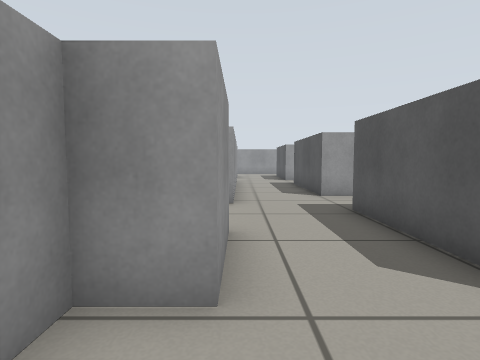
View 1 (above)

21 first-person views from a walk through a robot-simulator world made for Gazebo. The camera is 0.57 m above the floor, tilts 4° down and sees 80° across. The floor is counted in squares, 0.5 m on a side. Each view is taken from the middle of a square. On the plan, view 1 faces up. The plan holds only what a view shows up to about 12 squares ahead; the rest is blank.

View 2
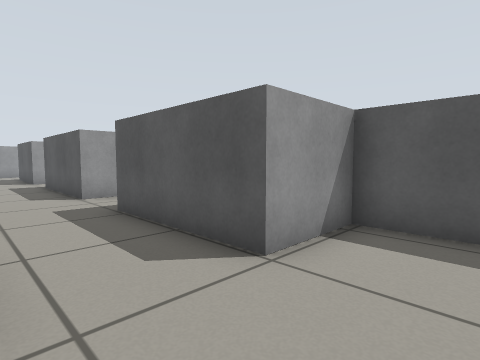

View 3
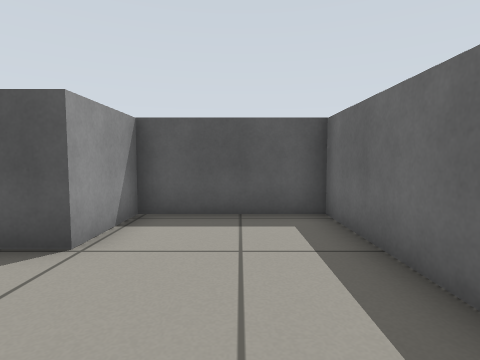

View 4
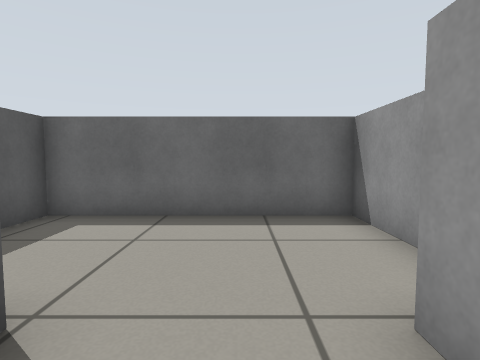

View 5
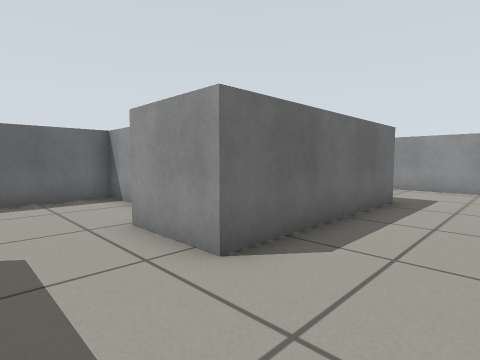

View 6
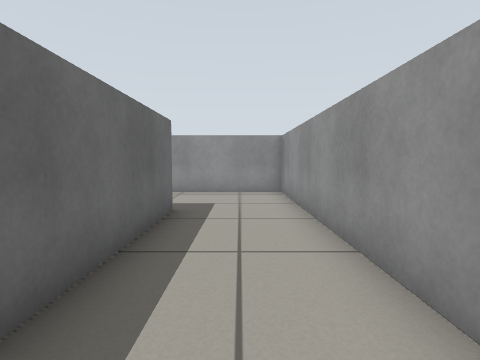

View 7
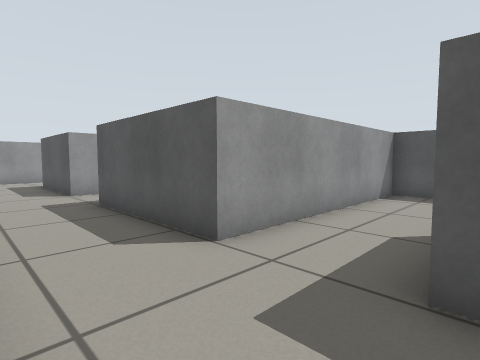

View 8
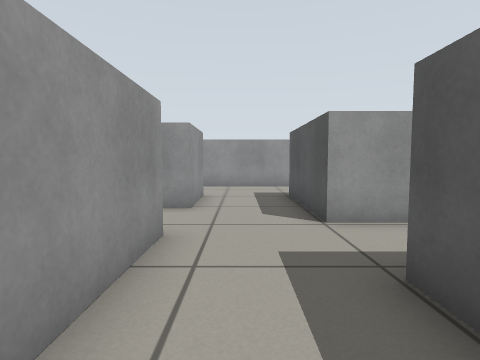

View 9
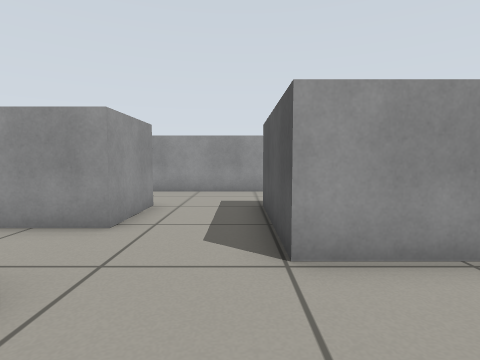

View 10
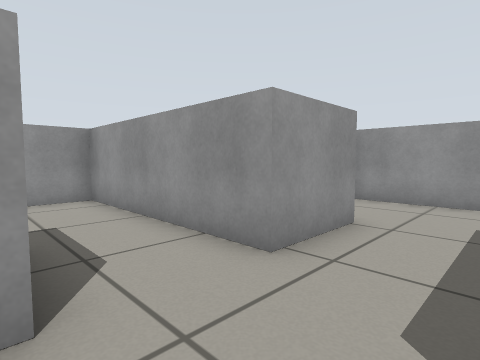

View 11
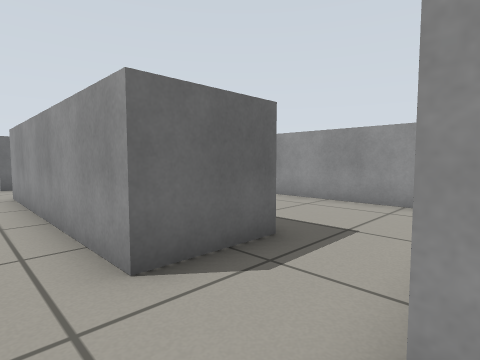

View 12
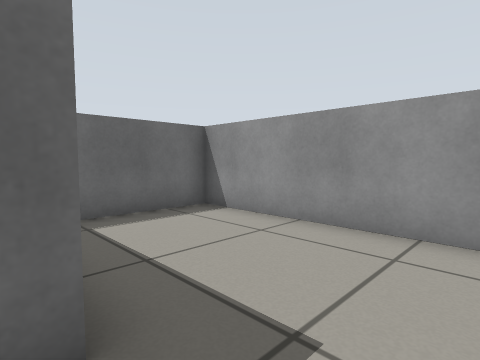

View 13
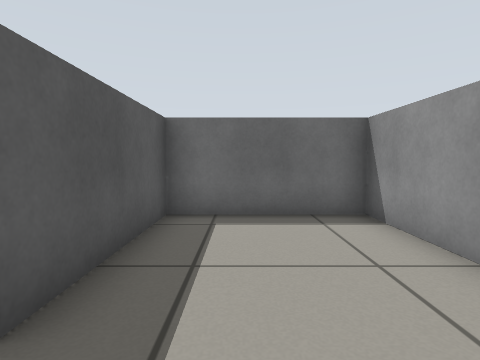

View 14
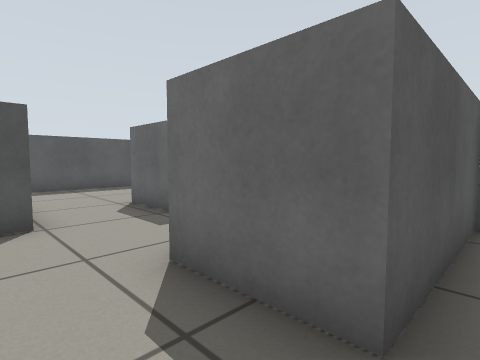

View 15
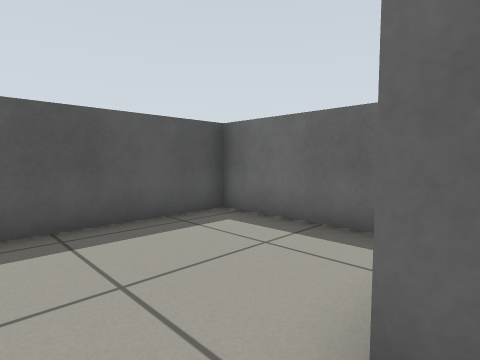

View 16
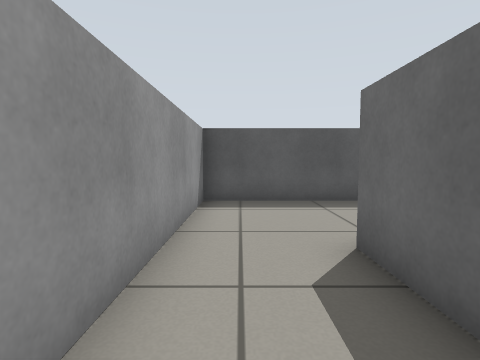

View 17
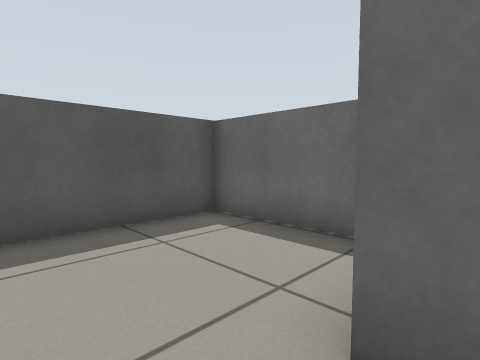

View 18
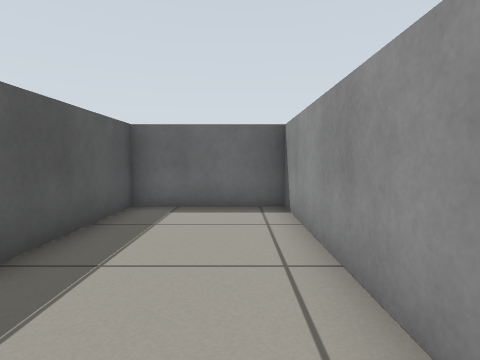

View 19
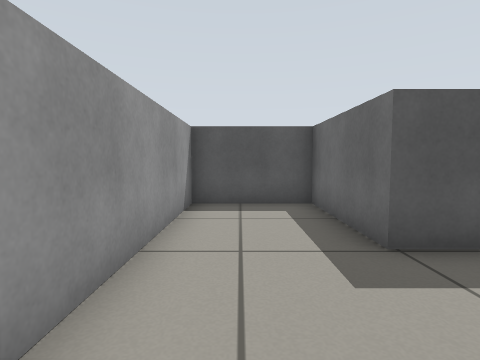

View 20
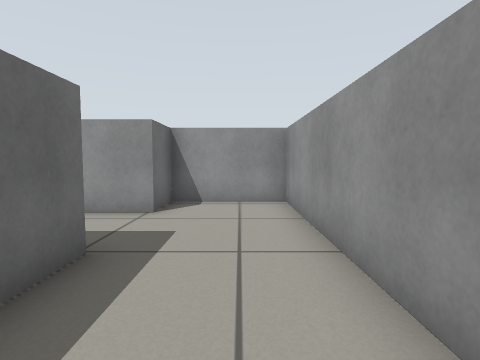

View 21
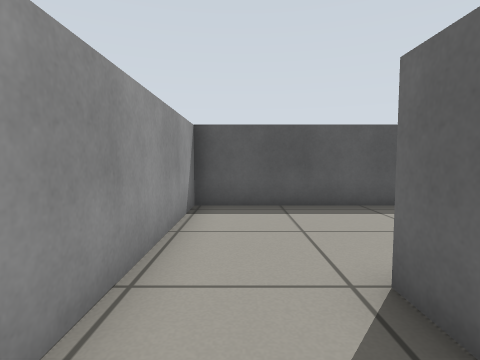

### Floor plan
Points are (right, up) in squares from view 1. A wall is a line through its corners. A room is listed if a view was taken in it or the views show most of it. See-through windows are left out.
Room 1 (views 1, 2, 3)
walls: (-1.3, 0.4) (-1.3, -1.8) (4.9, -1.8) (4.9, 2.1) (2.6, 2.1)
ways out: opening at (0.5, 1.5) to room 2
Room 2 (views 4, 6, 7, 18)
walls: (-6.4, 4.5) (-0.2, 4.5) (-0.2, 2.1) (-1.3, 2.1) (-1.3, 0.4); (-0.2, 7.5) (-10.1, 7.5) (-10.1, 0) (-6.4, 0) (-6.4, 4); (2.6, 2.1) (2.6, 6.5)
ways out: opening at (0.5, 1.5) to room 1; opening at (1.5, 7) to room 3
Room 3 (views 5, 8, 9, 10, 11, 15, 16, 17, 19, 20, 21)
walls: (-0.2, 15.3) (-0.2, 7.5); (4.6, 16.1) (2.6, 16.1) (2.6, 20.1) (6.4, 20.1) (6.4, 23.3) (-1.8, 23.3) (-1.8, 20.1) (-0.2, 20.1) (-0.2, 17.7); (6.5, 9) (2.6, 9) (2.6, 13.6) (4.5, 13.6); (3.6, 6.5) (5.8, 6.5)
ways out: opening at (1.5, 7) to room 2; opening at (1, 16.5) to room 4; opening at (3.5, 14.5) to room 5; opening at (5.5, 7.5) to room 6
Room 4 (views 12, 13, 14)
walls: (-0.2, 17.7) (-6.6, 17.7) (-6.6, 11.1) (-2.5, 11.1) (-2.5, 15.3) (-0.2, 15.3)
ways out: opening at (1, 16.5) to room 3
Room 5 (no view inside)
walls: (5.5, 10.4) (9.1, 10.4) (9.1, 16.1) (4.6, 16.1)
ways out: opening at (3.5, 14.5) to room 3
Room 6 (no view inside)
walls: (6.8, 3.9) (9.9, 3.9) (9.9, 9) (6.5, 9)
ways out: opening at (5.5, 7.5) to room 3

Where each view was taken, in squares from view 1:
view 1: 0 up, 0 right, facing up
view 2: 0 up, 0 right, facing up-right
view 3: 0 up, 1 left, facing right
view 4: 4 up, 1 right, facing down
view 5: 7 up, 2 right, facing down-left
view 6: 6 up, 0 right, facing left
view 7: 6 up, 0 right, facing up-right
view 8: 11 up, 1 right, facing up
view 9: 13 up, 2 right, facing up
view 10: 15 up, 2 right, facing up-left
view 11: 18 up, 1 right, facing down-left
view 12: 17 up, 2 left, facing down-left
view 13: 17 up, 4 left, facing down
view 14: 17 up, 3 left, facing down-right
view 15: 15 up, 4 right, facing down-right
view 16: 8 up, 2 right, facing right
view 17: 8 up, 5 right, facing down-right
view 18: 7 up, 9 left, facing down
view 19: 22 up, 1 left, facing right
view 20: 22 up, 6 right, facing left
view 21: 15 up, 2 right, facing right
